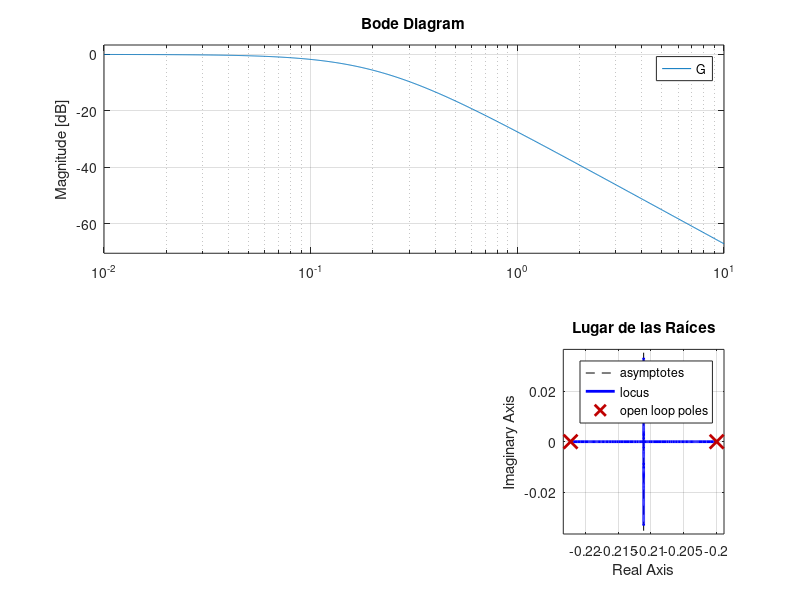

MATLAB code to generate this figure: (Note: this script raises an error after producing the figure.)
%% SISTEMA DE CONTROL DE PRESIÓN - EJERCICIO 4
% Sistema hidráulico con tanques y válvulas
% Autor: Daniel García Araque
% Fecha: 2026

clear all; close all; clc;

%% PARÁMETROS FÍSICOS DEL SISTEMA
R1 = 10;     % Resistencia hidráulica 1 [Pa·s/m³]
R3 = 15;     % Resistencia hidráulica 3 [Pa·s/m³]
C1 = 0.5;    % Capacitancia tanque 1 [m³/Pa]
C2 = 0.3;    % Capacitancia tanque 2 [m³/Pa]

fprintf('=== PARÁMETROS DEL SISTEMA DE PRESIÓN ===\n');
fprintf('R1 = %.2f Pa·s/m³\n', R1);
fprintf('R3 = %.2f Pa·s/m³\n', R3);
fprintf('C1 = %.2f m³/Pa\n', C1);
fprintf('C2 = %.2f m³/Pa\n\n', C2);

%% COEFICIENTES DE LA FUNCIÓN DE TRANSFERENCIA
% G(s) = 1 / (a2*s^2 + a1*s + a0)

a2 = R1 * R3 * C1 * C2;
a1 = R1*C1 + R3*C2;
a0 = 1;

fprintf('=== COEFICIENTES DE LA FUNCIÓN DE TRANSFERENCIA ===\n');
fprintf('Denominador: a2 = %.4f, a1 = %.4f, a0 = %.4f\n\n', a2, a1, a0);

%% FUNCIÓN DE TRANSFERENCIA
num = [1];
den = [a2 a1 a0];

% Crear objeto de función de transferencia
G = tf(num, den);

fprintf('=== FUNCIÓN DE TRANSFERENCIA G(s) = P2(s)/Pi(s) ===\n');
disp(G);

%% FORMA SIMPLIFICADA (dividiendo por a2)
num_simp = num/a2;
den_simp = den/a2;

G_simp = tf(num_simp, den_simp);
fprintf('\n=== FUNCIÓN DE TRANSFERENCIA SIMPLIFICADA ===\n');
disp(G_simp);

%% ANÁLISIS DE POLOS Y CEROS
polos = pole(G);
ceros = zero(G);

fprintf('\n=== ANÁLISIS DE POLOS Y CEROS ===\n');
fprintf('Polos del sistema:\n');
for i = 1:length(polos)
    if imag(polos(i)) == 0
        fprintf('  p%d = %.6f (real)\n', i, real(polos(i)));
    else
        fprintf('  p%d = %.6f %+.6fi\n', i, real(polos(i)), imag(polos(i)));
    end
end

if isempty(ceros)
    fprintf('\nNo hay ceros en el numerador (sistema sin ceros)\n');
else
    fprintf('\nCeros del sistema:\n');
    for i = 1:length(ceros)
        fprintf('  z%d = %.6f\n', i, ceros(i));
    end
end

% Verificar estabilidad
if all(real(polos) < 0)
    fprintf('\n✓ SISTEMA ESTABLE (todos los polos tienen parte real negativa)\n');
else
    fprintf('\n✗ SISTEMA INESTABLE\n');
end

%% CARACTERÍSTICAS DEL SISTEMA DE SEGUNDO ORDEN
if length(polos) == 2
    % Calcular parámetros de segundo orden
    if abs(imag(polos(1))) > 1e-6
        % Polos complejos conjugados
        wn = abs(polos(1));
        zeta = -real(polos(1))/wn;
        wd = abs(imag(polos(1)));
        
        fprintf('\n=== SISTEMA DE SEGUNDO ORDEN (POLOS COMPLEJOS) ===\n');
        fprintf('Frecuencia natural (ωn): %.6f rad/s\n', wn);
        fprintf('Factor de amortiguamiento (ζ): %.6f\n', zeta);
        fprintf('Frecuencia amortiguada (ωd): %.6f rad/s\n', wd);
        
        if zeta < 1
            fprintf('Sistema SUBAMORTIGUADO (ζ < 1)\n');
        elseif abs(zeta - 1) < 1e-6
            fprintf('Sistema CRÍTICAMENTE AMORTIGUADO (ζ = 1)\n');
        else
            fprintf('Sistema SOBREAMORTIGUADO (ζ > 1)\n');
        end
        
        % Predicciones teóricas
        ts_2 = 4/(zeta*wn);
        ts_5 = 3/(zeta*wn);
        
        if zeta < 1
            Mp = exp(-pi*zeta/sqrt(1-zeta^2)) * 100;
            tp = pi/wd;
            fprintf('\nSobrepico máximo teórico: %.2f%%\n', Mp);
            fprintf('Tiempo de pico teórico: %.4f s\n', tp);
        end
        
        fprintf('Tiempo de asentamiento (2%%): %.4f s\n', ts_2);
        fprintf('Tiempo de asentamiento (5%%): %.4f s\n', ts_5);
    else
        % Polos reales
        fprintf('\n=== SISTEMA DE SEGUNDO ORDEN (POLOS REALES) ===\n');
        fprintf('Polo 1: %.6f\n', polos(1));
        fprintf('Polo 2: %.6f\n', polos(2));
        fprintf('Sistema SOBREAMORTIGUADO (dos polos reales distintos)\n');
        
        % Tiempo de asentamiento aproximado (polo dominante)
        polo_dominante = max(real(polos));
        ts_aprox = 4/abs(polo_dominante);
        fprintf('Tiempo de asentamiento aproximado: %.4f s\n', ts_aprox);
    end
end

%% REPRESENTACIÓN EN ESPACIO DE ESTADOS
% Estados: x = [p1; p2]
% Entrada: u = pi
% Salida: y = p2

% Matriz A
A = [-(R1+R3)/(R1*R3*C1),  1/C1;
      1/(R3*C2),           -(1)/( R3*C2)];

% Matriz B
B = [1/(R1*C1); 0];

% Matriz C (salida es p2)
C = [0, 1];

% Matriz D
D = 0;

% Crear sistema en espacio de estados
sys_ss = ss(A, B, C, D);

fprintf('\n\n=== REPRESENTACIÓN EN ESPACIO DE ESTADOS ===\n');
fprintf('dx/dt = Ax + Bu\n');
fprintf('y = Cx + Du\n\n');

fprintf('Matriz A (2x2):\n');
disp(A);

fprintf('Matriz B (2x1):\n');
disp(B);

fprintf('Matriz C (1x2):\n');
disp(C);

fprintf('Matriz D:\n');
disp(D);

% Verificar equivalencia
fprintf('\n=== VERIFICACIÓN: Conversión SS -> TF ===\n');
G_from_ss = tf(sys_ss);
disp(G_from_ss);

%% GRÁFICAS DE CARACTERIZACIÓN
figure('Name', 'Análisis del Sistema de Presión en Lazo Abierto', 'Position', [100 100 1200 800]);

% Diagrama de polos y ceros
subplot(2,3,1);
pzmap(G);
grid on;
title('Diagrama de Polos y Ceros');
xlabel('Parte Real');
ylabel('Parte Imaginaria');

% Respuesta al impulso
subplot(2,3,2);
impulse(G);
grid on;
title('Respuesta al Impulso');

% Respuesta al escalón
subplot(2,3,3);
step(G);
grid on;
title('Respuesta al Escalón');

% Diagrama de Bode
subplot(2,3,[4,5]);
bode(G);
grid on;
title('Diagrama de Bode');

% Lugar de las raíces
subplot(2,3,6);
rlocus(G);
grid on;
title('Lugar de las Raíces');

%% GUARDAR DATOS DEL SISTEMA
save('ejercicio_cuatro/datos_sistema.mat', 'G', 'sys_ss', 'R1', 'R3', 'C1', 'C2', ...
     'polos', 'ceros', 'A', 'B', 'C', 'D', 'num', 'den', 'a2', 'a1', 'a0');

% Guardar figura
saveas(gcf, 'ejercicio_cuatro/analisis_sistema.fig');
saveas(gcf, 'ejercicio_cuatro/analisis_sistema.png');

fprintf('\n✓ Datos del sistema guardados en "ejercicio_cuatro/datos_sistema.mat"\n');
fprintf('\n=== FIN DEL ANÁLISIS ===\n');
